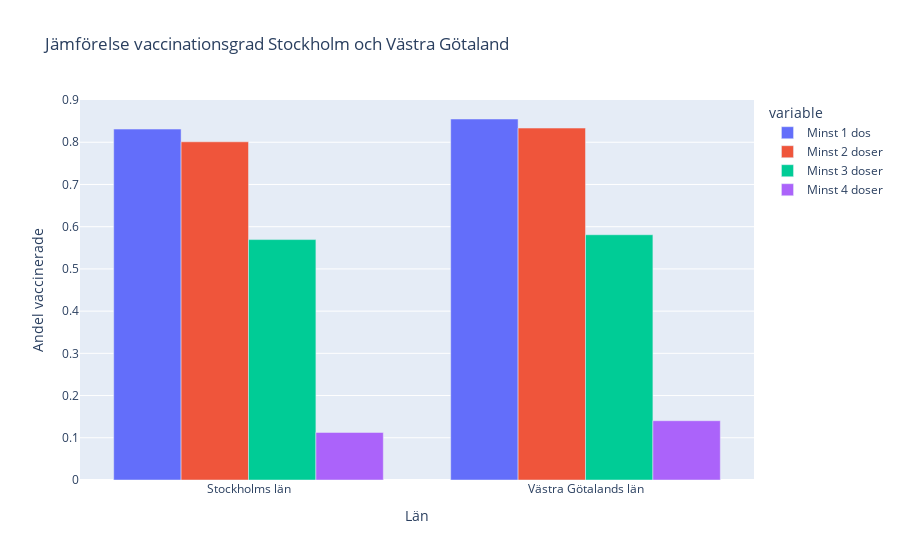

Notebook code cell kept with this figure:
### Code cell
vaccin_vg_sthlm = vaccin[(vaccin["Län_namn"] == "Västra Götalands län") | (vaccin["Län_namn"] == "Stockholms län")]
vaccin_vg_sthlm_grouped = vaccin_vg_sthlm.groupby("Län")


fig = px.bar(
    y=[
        # calculating share of people that have taken a certain number of vaccines
        vaccin_vg_sthlm_grouped["Antal minst 1 dos"].sum() / vaccin_vg_sthlm_grouped["Befolkning"].sum(),
        vaccin_vg_sthlm_grouped["Antal minst 2 doser"].sum() / vaccin_vg_sthlm_grouped["Befolkning"].sum(),
        vaccin_vg_sthlm_grouped["Antal 3 doser"].sum() / vaccin_vg_sthlm_grouped["Befolkning"].sum(),
        vaccin_vg_sthlm_grouped["Antal 4 doser"].sum() / vaccin_vg_sthlm_grouped["Befolkning"].sum(),
    ],
    labels={"value": "Andel vaccinerade", "x": "Län"},
    title="Jämförelse vaccinationsgrad Stockholm och Västra Götaland",
    barmode="group",
    x=vaccin_vg_sthlm.Län_namn.unique(),
)
# changing variable names
newnames = {
    "wide_variable_0": "Minst 1 dos",
    "wide_variable_1": "Minst 2 doser",
    "wide_variable_2": "Minst 3 doser",
    "wide_variable_3": "Minst 4 doser",
}
fig.for_each_trace(
    lambda t: t.update(
        name=newnames[t.name],
        legendgroup=newnames[t.name],
        hovertemplate=t.hovertemplate.replace(t.name, newnames[t.name]),
    )
)
fig.write_html("Visualisations/2g_1_plotly.html")
fig.show()
# 2g-1)

### Figure 1 — Plotly figure (JSON) as saved in the notebook; plotly's stock layout.template omitted (floating-point values rounded to 4 significant figures)
{"data": [{"alignmentgroup": "True", "hovertemplate": "variable=Minst 1 dos<br>Län=%{x}<br>Andel vaccinerade=%{y}<extra></extra>", "legendgroup": "Minst 1 dos", "marker": {"color": "#636efa", "pattern": {"shape": ""}}, "name": "Minst 1 dos", "offsetgroup": "wide_variable_0", "orientation": "v", "showlegend": true, "textposition": "auto", "type": "bar", "x": ["Stockholms län", "Västra Götalands län"], "xaxis": "x", "y": [0.8312, 0.8551], "yaxis": "y"}, {"alignmentgroup": "True", "hovertemplate": "variable=Minst 2 doser<br>Län=%{x}<br>Andel vaccinerade=%{y}<extra></extra>", "legendgroup": "Minst 2 doser", "marker": {"color": "#EF553B", "pattern": {"shape": ""}}, "name": "Minst 2 doser", "offsetgroup": "wide_variable_1", "orientation": "v", "showlegend": true, "textposition": "auto", "type": "bar", "x": ["Stockholms län", "Västra Götalands län"], "xaxis": "x", "y": [0.8011, 0.8336], "yaxis": "y"}, {"alignmentgroup": "True", "hovertemplate": "variable=Minst 3 doser<br>Län=%{x}<br>Andel vaccinerade=%{y}<extra></extra>", "legendgroup": "Minst 3 doser", "marker": {"color": "#00cc96", "pattern": {"shape": ""}}, "name": "Minst 3 doser", "offsetgroup": "wide_variable_2", "orientation": "v", "showlegend": true, "textposition": "auto", "type": "bar", "x": ["Stockholms län", "Västra Götalands län"], "xaxis": "x", "y": [0.5695, 0.5809], "yaxis": "y"}, {"alignmentgroup": "True", "hovertemplate": "variable=Minst 4 doser<br>Län=%{x}<br>Andel vaccinerade=%{y}<extra></extra>", "legendgroup": "Minst 4 doser", "marker": {"color": "#ab63fa", "pattern": {"shape": ""}}, "name": "Minst 4 doser", "offsetgroup": "wide_variable_3", "orientation": "v", "showlegend": true, "textposition": "auto", "type": "bar", "x": ["Stockholms län", "Västra Götalands län"], "xaxis": "x", "y": [0.1127, 0.1404], "yaxis": "y"}], "layout": {"barmode": "group", "legend": {"title": {"text": "variable"}, "tracegroupgap": 0}, "title": {"text": "Jämförelse vaccinationsgrad Stockholm och Västra Götaland"}, "xaxis": {"anchor": "y", "domain": [0, 1], "title": {"text": "Län"}}, "yaxis": {"anchor": "x", "domain": [0, 1], "title": {"text": "Andel vaccinerade"}}}}
